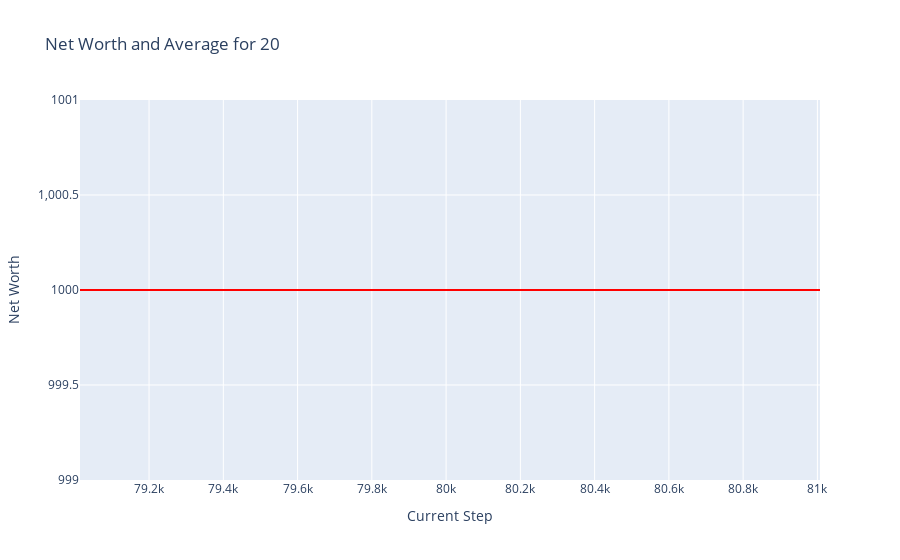
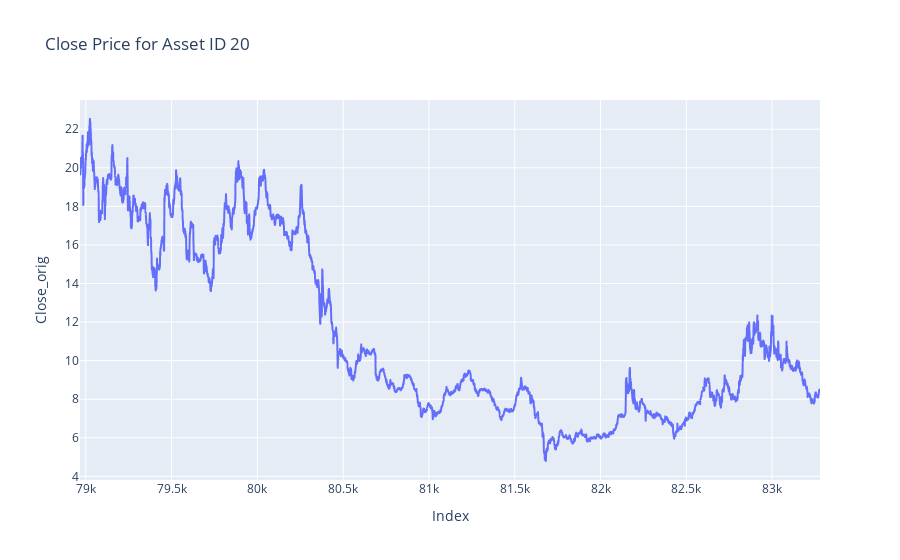
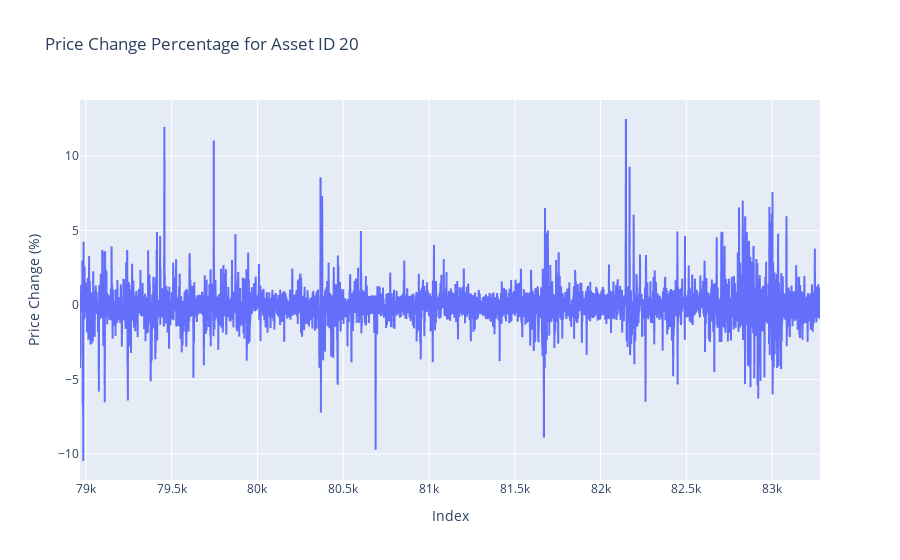
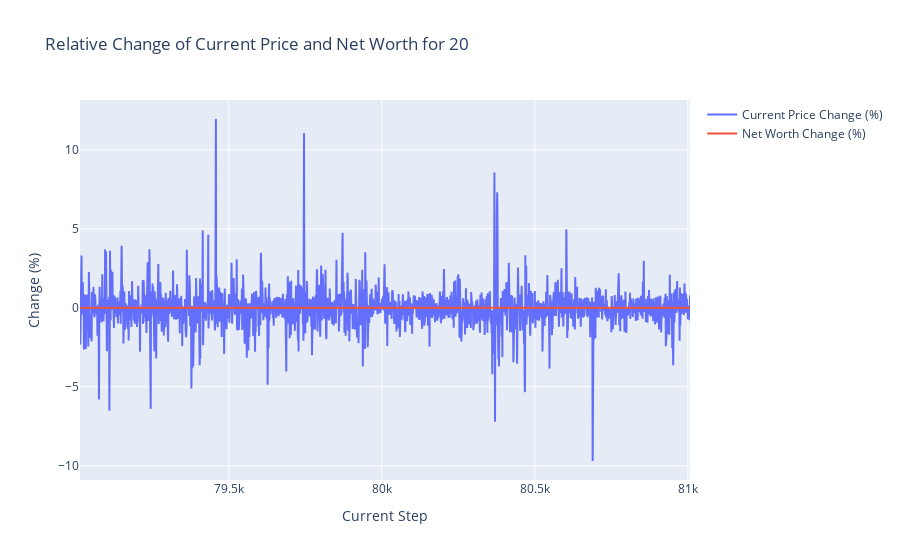

Write notebook code for charts like these, in order.
### Markdown cell above
## Plots

### Code cell
token = 20
plot_token_data(df = train_hist_df, token = token)
plot_close_by_asset(df= train_df, asset_id= token)
plot_price_change_by_asset(df= train_df, asset_id= token)
plot_relative_change_by_token(df = train_hist_df, token = token)

### Figure 1 — Plotly figure (JSON) as saved in the notebook; plotly's stock layout.template omitted (floating-point values rounded to 4 significant figures; data arrays with more than 128 entries replaced by an {"elided": "..."} marker saying what was removed)
{"data": [{"mode": "lines", "name": "Net Worth", "type": "scatter", "x": {"elided": "1994 int values"}, "y": {"elided": "1994 int values"}}], "layout": {"shapes": [{"line": {"color": "green"}, "name": "Net Worth = 1000", "type": "line", "x0": 0, "x1": 1, "xref": "x domain", "y0": 1000, "y1": 1000, "yref": "y"}, {"line": {"color": "red"}, "name": "Average Net Worth = 1000.00", "type": "line", "x0": 0, "x1": 1, "xref": "x domain", "y0": 1000, "y1": 1000, "yref": "y"}], "title": {"text": "Net Worth and Average for 20"}, "xaxis": {"title": {"text": "Current Step"}}, "yaxis": {"title": {"text": "Net Worth"}}}}

### Figure 2 — Plotly figure (JSON) as saved in the notebook; plotly's stock layout.template omitted (floating-point values rounded to 4 significant figures; data arrays with more than 128 entries replaced by an {"elided": "..."} marker saying what was removed)
{"data": [{"hovertemplate": "Index=%{x}<br>Close_orig=%{y}<extra></extra>", "legendgroup": "", "line": {"color": "#636efa", "dash": "solid"}, "marker": {"symbol": "circle"}, "mode": "lines", "name": "", "showlegend": false, "type": "scattergl", "x": {"elided": "4314 int values"}, "xaxis": "x", "y": {"elided": "4314 float values"}, "yaxis": "y"}], "layout": {"legend": {"tracegroupgap": 0}, "title": {"text": "Close Price for Asset ID 20"}, "xaxis": {"anchor": "y", "domain": [0, 1], "title": {"text": "Index"}}, "yaxis": {"anchor": "x", "domain": [0, 1], "title": {"text": "Close_orig"}}}}

### Figure 3 — Plotly figure (JSON) as saved in the notebook; plotly's stock layout.template omitted (floating-point values rounded to 4 significant figures; data arrays with more than 128 entries replaced by an {"elided": "..."} marker saying what was removed)
{"data": [{"hovertemplate": "Index=%{x}<br>Price Change (%)=%{y}<extra></extra>", "legendgroup": "", "line": {"color": "#636efa", "dash": "solid"}, "marker": {"symbol": "circle"}, "mode": "lines", "name": "", "showlegend": false, "type": "scattergl", "x": {"elided": "4314 int values"}, "xaxis": "x", "y": {"elided": "4314 float values"}, "yaxis": "y"}], "layout": {"legend": {"tracegroupgap": 0}, "title": {"text": "Price Change Percentage for Asset ID 20"}, "xaxis": {"anchor": "y", "domain": [0, 1], "title": {"text": "Index"}}, "yaxis": {"anchor": "x", "domain": [0, 1], "title": {"text": "Price Change (%)"}}}}

### Figure 4 — Plotly figure (JSON) as saved in the notebook; plotly's stock layout.template omitted (floating-point values rounded to 4 significant figures; data arrays with more than 128 entries replaced by an {"elided": "..."} marker saying what was removed)
{"data": [{"mode": "lines", "name": "Current Price Change (%)", "type": "scatter", "x": {"elided": "1994 int values"}, "y": {"elided": "1994 float values"}}, {"mode": "lines", "name": "Net Worth Change (%)", "type": "scatter", "x": {"elided": "1994 int values"}, "y": {"elided": "1994 int values"}}], "layout": {"title": {"text": "Relative Change of Current Price and Net Worth for 20"}, "xaxis": {"title": {"text": "Current Step"}}, "yaxis": {"title": {"text": "Change (%)"}}}}
